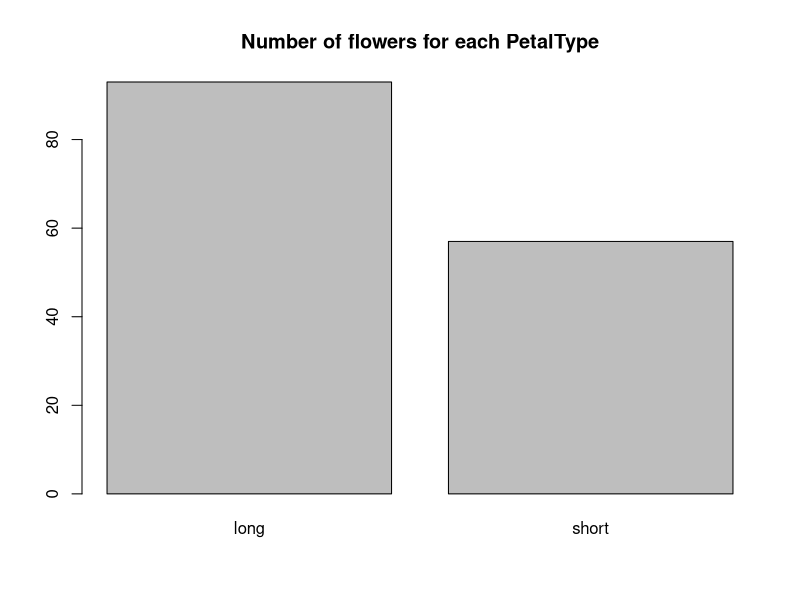
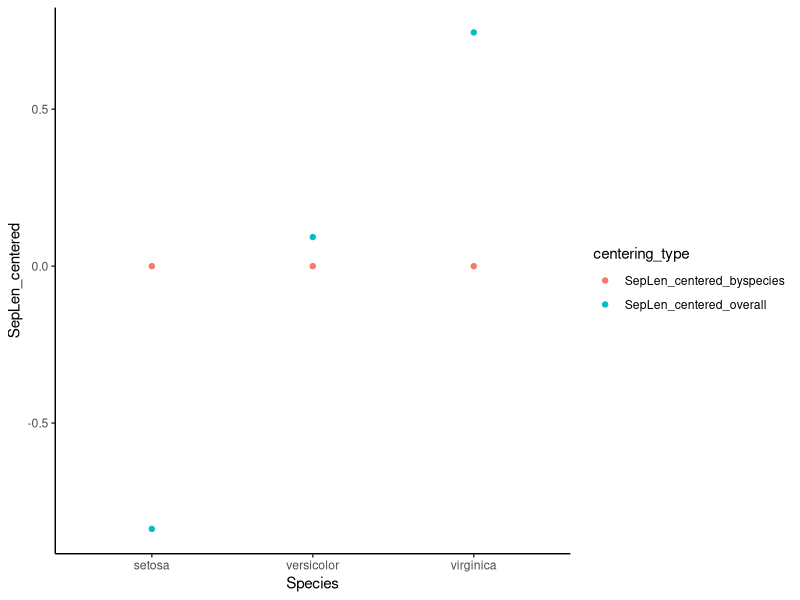

Write R code to recreate these figures, in order.
# function to install the packages if missing, otherwise, just load them
import_packages <- function(packages) {
    for (package in packages) {
        if (!(package %in% row.names(installed.packages()))) { #if the package is not installed
            install.packages(package, repos = "http://cran.us.r-project.org") #install from archive
        } 
        library(package, character.only = TRUE) #load the set of packages that you gave to the function
    }
}

import_packages(c('tidyverse')) #call the function with tidyverse as the input

6+2
10-3*4
5^3

a <- c(1,2,3)
b <- c(4,5,6)
print(paste("mean of vector a:",mean(a)))
print(paste("sum of vector b:",sum(b)))

a*b

c <- c("one","two","three")
data <- data.frame(avar=a,bvar=b,cvar=c)
data

a[2]

data[2,1]

data$bvar

print("Column 3")
data[,3]

print("Row 1")
data[1,]

long_data <- data.frame(subject = rep(1:3, each=4),
                        timepoint = rep(1:4, times=3),
                        observation = round(rnorm(12), 2))
long_data

long_data  %>% 
    mutate(timepoint = paste0('time',timepoint))  %>% 
    spread(timepoint, observation)

mean(long_data$observation)

long_data$observation  %>% mean()

# nested
round(mean(long_data$observation), 2)

# tmp variable
obs_mean = mean(long_data$observation)
round(obs_mean, 2)

# with pipes
long_data$observation  %>% mean()  %>% round(2)

# pipes on separate rows:
long_data$observation  %>% 
  mean() %>% 
  round(2)

# with pipes
long_data  %>% 
    mutate(timepoint = paste0('time',timepoint))  %>% 
    spread(timepoint, observation)

# nested functions
spread(mutate(long_data, timepoint = paste0('time',timepoint)), timepoint, observation)

# temporary variables
mutated_data <- mutate(long_data, timepoint = paste0('time',timepoint))
spread(mutated_data, timepoint, observation)

dat <- iris
head(dat)

?iris

head(dat)

dat <- mutate(dat, centered_SepLen = Sepal.Length - mean(Sepal.Length))
head(dat)

# center sepal length
dat$centered_SepLen = dat$Sepal.Length - mean(dat$Sepal.Length) 
# transforms petal length into zscores
dat$PetLen_zscores = (dat$Petal.Length - mean(dat$Petal.Length))/sd(dat$Petal.Length)

dat <- dat  %>%  
    mutate(centered_SepLen = Sepal.Length - mean(Sepal.Length),  # center Sepal Lengths
           PetLen_zscores = (Petal.Length - mean(Petal.Length))/sd(Petal.Length),  # zscore the Petal Lengths
           n_flowers = length(Species))              # calculate the total number of flowers
head(dat)

smry <- dat  %>% 
    summarise(n_flowers = length(Species), # how many observations (flowers) are there total? 
              shortSepal_prop = mean(centered_SepLen < 0), # what proportion of these flowers have smaller-than-average sepal length?
              setosa_prop = mean(Species == 'setosa'), # what proportion of measured flowers are species Setosa?
              SepLen_mean = mean(Sepal.Length), # mean sepal length
              SepLen_sd = sd(Sepal.Length), # standard deviation of sepal length
              SepLen_se = SepLen_sd / sqrt(n_flowers)
              )
smry
              

print(paste('species options:',paste(levels(dat$Species),collapse=", ")))

# get rid of all setosa flowers and any flowers with negative sepal lengths
cleaned_dat <- dat  %>% 
    filter(Species != 'setosa',
           Sepal.Length >= 0)

# make new data.frames for the remaining two species
versi.dat <- filter(cleaned_dat, Species == 'versicolor')
virgi.dat <- filter(cleaned_dat, Species == 'virginica')

# look at first six rows of all three data.frames
head(cleaned_dat); head(versi.dat); head(virgi.dat)

# calculate summarise for versicolor species
dat  %>% 
 filter(Species == 'versicolor')  %>% 
 summarise(SepLen_mean = mean(Sepal.Length),
           SepLen_sd = sd(Sepal.Length))

# calculate summarise for virginica species
dat  %>% 
 filter(Species == 'virginica')  %>% 
 summarise(SepLen_mean = mean(Sepal.Length),
           SepLen_sd = sd(Sepal.Length))

select(dat, Species, Petal.Length, Petal.Width)  %>% head() 
#to keep only specific variables, list them one after another like above

select(dat, -Sepal.Length, -Sepal.Width)  %>% head() #remove original sepal length & width variables

# look at full data set
head(dat)
# look at just a certain range of variables
select(dat, Sepal.Length:Species)  %>% head()  #note: this is an inclusive range (first and last variables included)

arrange(dat, Species, desc(Petal.Length))  %>% head()

# arrange(dat, desc(Species), desc(Petal.Length)) %>% head()

dat <- dat  %>%  
    mutate(PetalType = ifelse(Petal.Length > mean(Petal.Length),"long","short"))

barplot(table(dat$PetalType),main="Number of flowers for each PetalType")

head(dat)


dat <- dat %>% 
      unite(Combined_var, Species, PetalType, remove=FALSE)
head(dat)

dat <- dat  %>% 
    separate(Combined_var, into=c('Species1', 'PetalType1')) #separate combined variable into the two original variables 
head(dat)

cleaned_dat <- cleaned_dat  %>%  
    mutate(PetalType = ifelse(Petal.Length > mean(Petal.Length),"long","short")) # this creates the PetalType variable for cleaned_dat

cleaned_dat %>% 
    group_by(Species, PetalType)  %>% # group them by the
    print()

cleaned_dat  %>% 
    group_by(Species, PetalType)  %>% 
    summarise(SepLen_mean = mean(Sepal.Length),
              SepLen_sd = sd(Sepal.Length),
              SepWid_mean = mean(Sepal.Width),
              SepWid_sd = sd(Sepal.Length))

dat  %>% 
 mutate(SepLen_centered_overall = Sepal.Length - mean(Sepal.Length))  %>% #center values by mean for all data
 group_by(Species)  %>% 
 mutate(SepLen_centered_byspecies = Sepal.Length - mean(Sepal.Length))  %>% #center values by mean for each species
 # select(SepLen_centered_overall:SepLen_centered_byspecies) %>% # just show the relevant variables (there are a lot of variables in this data.frame now!)
 head()

dat  %>% 
 mutate(SepLen_centered_overall = Sepal.Length - mean(Sepal.Length))  %>% #center values by mean for all data
 group_by(Species)  %>% 
 mutate(SepLen_centered_byspecies = Sepal.Length - mean(Sepal.Length))  %>% 
 gather(key = centering_type, value = SepLen_centered, SepLen_centered_overall, SepLen_centered_byspecies)  %>% 
 ggplot(aes(Species, SepLen_centered, color=centering_type)) +
    stat_summary(geom='point',fun=mean) +
    theme_classic()

newdat <- iris # new duplicate of iris dataset so we don't have to deal with all the messy variables we created
newdat$flower.num <- 1:nrow(newdat) # like a participant ID, so we can put these back where they came from using "spread"
newdat <- newdat %>%
      gather(key="flower_att",value="measurement",
      Sepal.Length, Sepal.Width, Petal.Length, Petal.Width)
head(newdat)




newdat <- newdat %>%
      spread(flower_att,measurement)
head(newdat)

personal <- data.frame(name = c("p01","p02"), age = c(18,21), firstlang = c("English", "Chinese")) # participant info
response <- data.frame(name= c("p01","p01","p02","p02"),response=c(0,1,1,0)) # response database
head(response)

response <- response %>% left_join(select(personal,name:age)) # don't need to use "select", but it avoids adding info not needed 
head(response)
